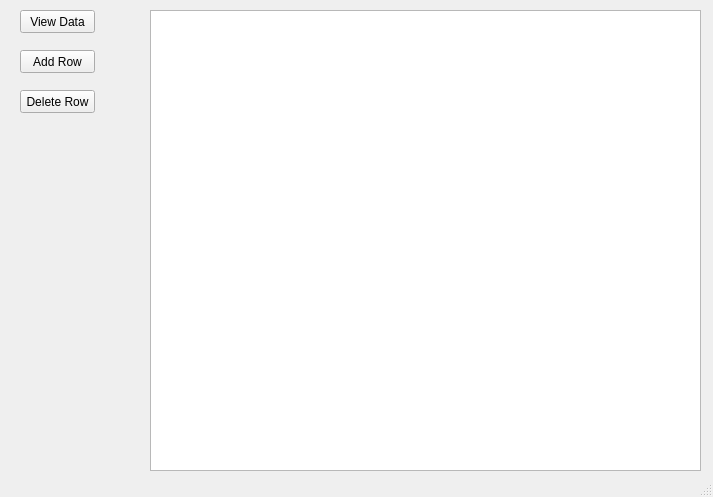
<?xml version="1.0" encoding="UTF-8"?>
<ui version="4.0">
 <class>MainWindow</class>
 <widget class="QMainWindow" name="MainWindow">
  <property name="geometry">
   <rect>
    <x>0</x>
    <y>0</y>
    <width>713</width>
    <height>497</height>
   </rect>
  </property>
  <property name="windowTitle">
   <string>Base de datos</string>
  </property>
  <widget class="QWidget" name="centralwidget">
   <widget class="QPushButton" name="pushButton">
    <property name="geometry">
     <rect>
      <x>20</x>
      <y>10</y>
      <width>75</width>
      <height>23</height>
     </rect>
    </property>
    <property name="text">
     <string>View Data</string>
    </property>
   </widget>
   <widget class="QPushButton" name="pushButton_2">
    <property name="geometry">
     <rect>
      <x>20</x>
      <y>50</y>
      <width>75</width>
      <height>23</height>
     </rect>
    </property>
    <property name="text">
     <string>Add Row</string>
    </property>
   </widget>
   <widget class="QPushButton" name="pushButton_3">
    <property name="geometry">
     <rect>
      <x>20</x>
      <y>90</y>
      <width>75</width>
      <height>23</height>
     </rect>
    </property>
    <property name="text">
     <string>Delete Row</string>
    </property>
   </widget>
   <widget class="QTableView" name="tableView">
    <property name="geometry">
     <rect>
      <x>150</x>
      <y>10</y>
      <width>551</width>
      <height>461</height>
     </rect>
    </property>
   </widget>
  </widget>
  <widget class="QStatusBar" name="statusbar"/>
 </widget>
 <resources/>
 <connections/>
</ui>
